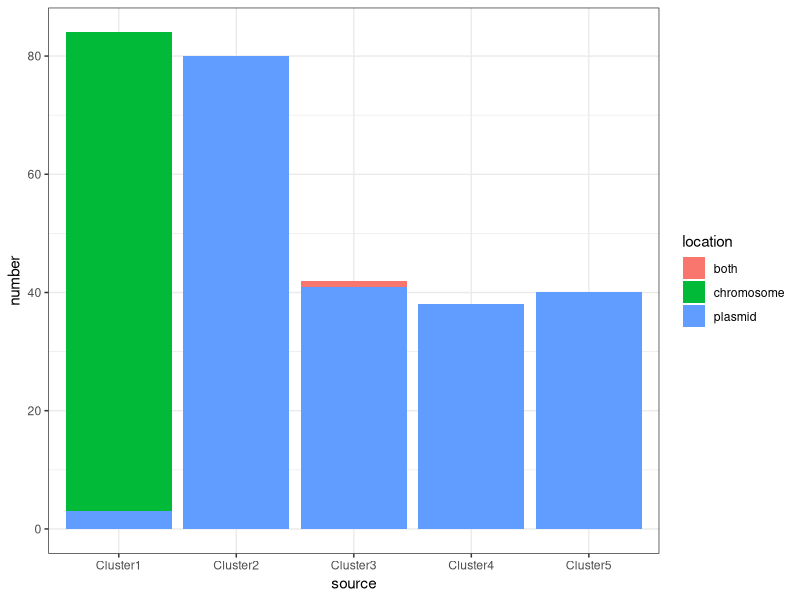

Write the R code that produced this figure.
library(ggplot2)
data <- readxl::read_xlsx("figure1C.xlsx")
ggplot(data, aes(x = source, y = number, fill=location))+
  geom_bar(stat = "identity", position="stack")+
  theme_bw()